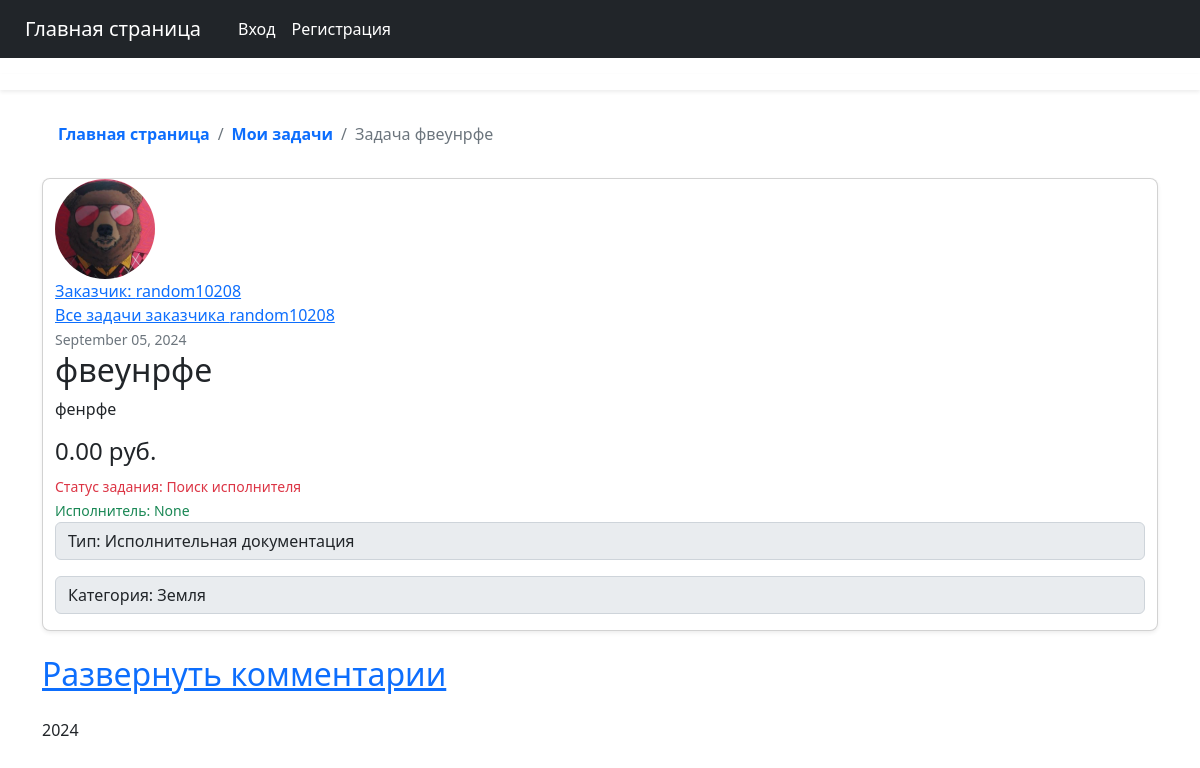
The app's page /task/28/task_detail_client with its own data.
### searchwork/models.py (models this page shows, shortened)
class Task(models.Model):
    title = models.CharField(max_length=100)
    content = models.TextField()
    date_posted = models.DateTimeField(default=timezone.now)
    author = models.ForeignKey(User, on_delete=models.CASCADE, related_name="client_user")
    worker = models.ForeignKey(User, on_delete=models.SET_NULL, null=True, related_name="worker_user")
    status = models.CharField(max_length=200, choices=STATUS_CHOICES, default='Поиск исполнителя')
    budget = models.DecimalField(max_digits=18, decimal_places=2, default=0.00)
    type = models.CharField(max_length=200, choices=TYPE_CHOICES, null=False, default='Исполнительная документация')
    category = models.CharField(max_length=200, choices=CATEGORY_CHOICES, null=False, default='Земля')

### users/models.py (models this page shows, shortened)
class Profile(models.Model):
    user = models.OneToOneField(User, on_delete=models.CASCADE)
    image = models.ImageField(default='default.jpg', upload_to='profile_pics')

### searchwork/views.py (the view)
# urls.py: path('task/<int:pk>/task_detail_client', TaskDetailClientView.as_view(), name='task-detail-client'),
class TaskDetailClientView(DetailView):
    model = Task
    template_name = 'searchwork/task_detail_client.html'

### searchwork/templates/searchwork/task_detail_client.html
{% extends "searchwork/base_client.html" %}
{% block content %}
<ol class="breadcrumb p-3 bg-body-tertiary rounded-3">
      <li class="breadcrumb-item">
        <a class="link-body-emphasis fw-semibold text-decoration-none" href="{% url 'searchwork-about' %}">Главная страница</a>
      </li>
    <li class="breadcrumb-item">
        <a class="link-body-emphasis fw-semibold text-decoration-none" href="{% url 'client' %}">Мои задачи</a>
      </li>
      <li class="breadcrumb-item active" aria-current="page">
        Задача {{ object.title }}
      </li>
    </ol>
<div class="card mb-4 rounded-3 shadow-sm">
  <article class="container">
    <img class="rounded-circle article-img" src="{{ object.author.profile.image.url }}" width="100" height="100" alt="аватар заказчика">
    <div class="media-body">
      <div class="article-metadata">
        <a class="mr-2" href="{% url 'client-profile' task.author.client.id %}">Заказчик: {{ task.author.username }}</a>
        <br/>
        <a class="mr-2" href="{% url 'user-tasks-client' object.author.username %}">Все задачи заказчика {{ object.author }}</a>
        <br/>
        <small class="text-muted">{{ object.date_posted|date:"F d, Y" }}</small>
      </div>
      <h2 class="article-title">{{ object.title }}</h2>
      <p class="article-content">{{ object.content }}</p>
      <h4 class="article-title">{{ object.budget }} руб.</h4>
      <small class="text-danger">Статус задания: {{ object.status }}</small><br>
      <small class="text-success">Исполнитель: {{ object.worker }}</small><br>
      <p class="input-group-text">Тип: {{ task.type }}</p>
      <p class="input-group-text">Категория: {{ task.category }}</p>
    </div>
  </article>
      </div>
<a class="mr-2" href="{% url 'comment-form-client' object.id %}"><h2>Развернуть комментарии</h2></a>
{% endblock content %}

### records on screen
Task: title "фвеунрфе", author.profile.image (picture), author.username "random10208", author "random10208", date_posted "September 05, 2024", content "фенрфе", budget "0.00", status "Поиск исполнителя", worker "None", type "Исполнительная документация", category "Земля"
